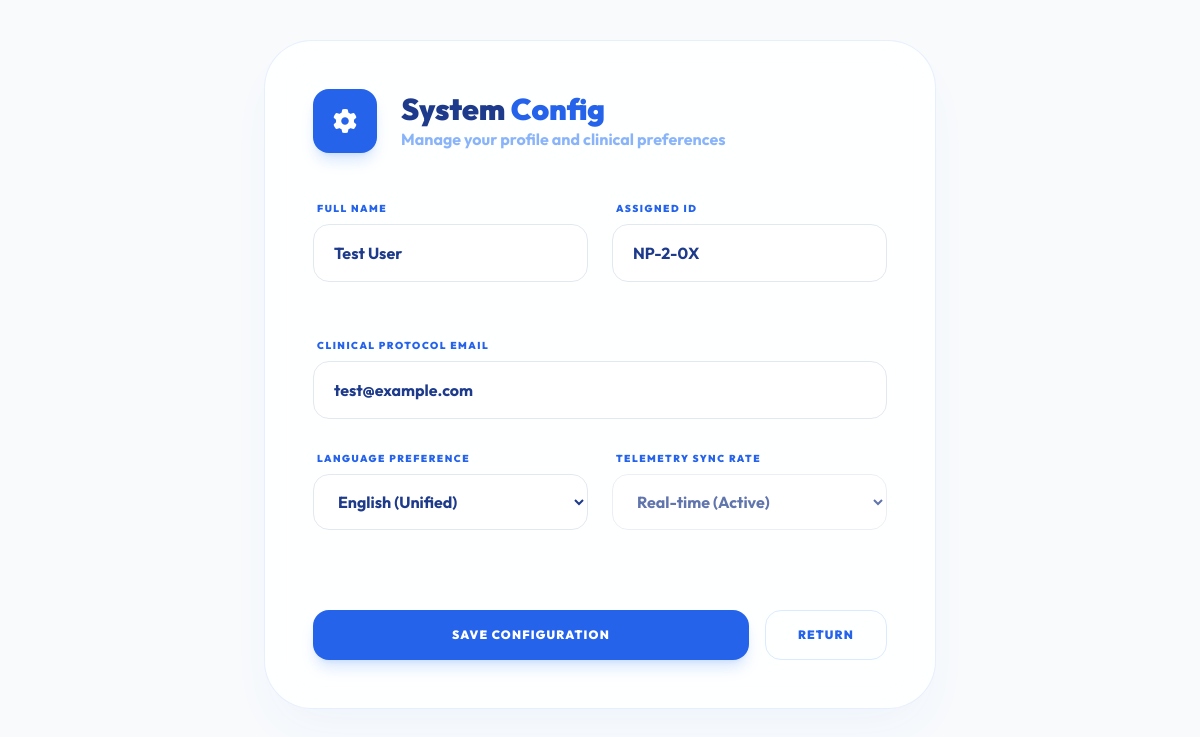
The app's page /config (signed in) with its own data.
### app.py (models this page shows)
class Patient(db.Model):
    id = db.Column(db.Integer, primary_key=True)
    name = db.Column(db.String(100), nullable=False)
    email = db.Column(db.String(100), unique=True, nullable=False)
    password = db.Column(db.String(100), nullable=False)
    age = db.Column(db.Integer)
    gender = db.Column(db.String(20))
    weight = db.Column(db.Float)
    dialysis_type = db.Column(db.String(50))
    kidney_condition = db.Column(db.String(100))
    ckd_stage = db.Column(db.String(50))

### app.py (the view)
@app.route('/config')
def config():
    if 'user_id' not in session: return redirect(url_for('login'))
    user = db.session.get(Patient, session['user_id'])
    return render_template('config.html', user=user)

### app.py (called while the page is built)
@app.context_processor
def inject_translate():
    def translate(key):
        lang = session.get('lang', 'en')
        return translations.get(lang, translations['en']).get(key, key)
    return dict(_=translate, tr=translate)

### templates/config.html (shortened to what this page needs)
<!DOCTYPE html>
<html lang="en">
<head>
    <script src="https://cdn.tailwindcss.com"></script>
    <link rel="stylesheet" href="https://cdnjs.cloudflare.com/ajax/libs/font-awesome/6.4.2/css/all.min.css">
</head>
<body class="p-10 flex justify-center">
    <div class="max-w-2xl w-full glass rounded-[48px] p-12 shadow-2xl shadow-blue-500/5">
        <div class="flex items-center gap-6 mb-12">
            <div class="w-16 h-16 rounded-2xl bg-blue-600 flex items-center justify-center text-white text-2xl shadow-lg shadow-blue-500/20">
                <i class="fas fa-cog"></i>
            </div>
            <div>
                <h1 class="text-3xl font-black text-blue-900">System <span class="text-blue-600">Config</span></h1>
                <p class="text-blue-500/60 font-bold">Manage your profile and clinical preferences</p>
            </div>
        </div>
        <form action="/update-profile" method="POST" class="space-y-8">
            <div class="grid grid-cols-2 gap-6">
                <div class="input-group">
                    <label>Full Name</label>
                    <input type="text" name="name" value="{{ user.name }}">
                </div>
                <div class="input-group">
                    <label>Assigned ID</label>
                    <input type="text" value="NP-{{ user.id }}-0X" disabled class="bg-blue-50/50 cursor-not-allowed">
                </div>
            </div>
            <div class="input-group">
                <label>Clinical Protocol Email</label>
                <input type="email" name="email" value="{{ user.email }}">
            </div>
            <div class="grid grid-cols-2 gap-6">
                <div class="input-group">
                    <label>Language Preference</label>
                    <select name="lang">
                        <option value="en" {% if session.lang == 'en' %}selected{% endif %}>English (Unified)</option>
                    </select>
                </div>
                <div class="input-group">
                    <label>Telemetry Sync Rate</label>
                    <select disabled>
                        <option>Real-time (Active)</option>
                    </select>
                </div>
            </div>
            <div class="pt-6 flex gap-4">
                <button type="submit" class="flex-1 py-4 bg-blue-600 text-white font-black rounded-2xl shadow-lg shadow-blue-500/20 hover:scale-[1.02] active:scale-95 transition-all uppercase tracking-widest text-xs">Save Configuration</button>
                <a href="/dashboard" class="px-8 py-4 border border-blue-100 text-blue-600 font-black rounded-2xl hover:bg-blue-50 transition-all uppercase tracking-widest text-xs flex items-center">Return</a>
            </div>
        </form>
    </div>
</body>
</html>

### templates/config.html (style rules this page uses)
:root { --bg-light: #f8fafc; --blue-primary: #2563eb; --glass-white: rgba(255, 255, 255, 0.85); }
body { font-family: 'Outfit', sans-serif; background: var(--bg-light); color: #1e3a8a; }
.glass { background: var(--glass-white); backdrop-filter: blur(24px); border: 1px solid rgba(37, 99, 235, 0.1); }
.input-group { position: relative; margin-bottom: 24px; }
.input-group label { display: block; font-size: 10px; font-weight: 900; color: #2563eb; text-transform: uppercase; letter-spacing: 0.15em; margin-bottom: 8px; margin-left: 4px; }
.input-group input, .input-group select { width: 100%; padding: 16px 20px; background: white; border: 1px solid #e2e8f0; border-radius: 16px; font-weight: 700; color: #1e3a8a; outline: none; transition: all 0.3s ease; }

### records on screen
Patient: name "Test User", id "NP-2-0X", email "test@example.com"
